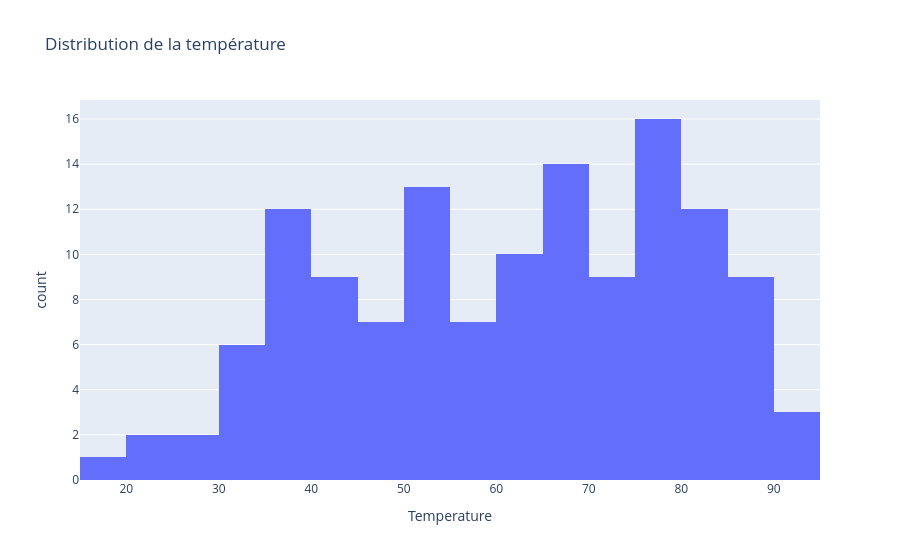

The cell this chart's notebook holds for it:
### Markdown cell above
### Température

### Code cell
px.histogram(df, x="Temperature", nbins=30,
             title="Distribution de la température")

### Figure 1 — Plotly figure (JSON) as saved in the notebook; plotly's stock layout.template omitted (floating-point values rounded to 4 significant figures; data arrays with more than 128 entries replaced by an {"elided": "..."} marker saying what was removed)
{"data": [{"bingroup": "x", "hovertemplate": "Temperature=%{x}<br>count=%{y}<extra></extra>", "legendgroup": "", "marker": {"color": "#636efa", "pattern": {"shape": ""}}, "name": "", "nbinsx": 30, "orientation": "v", "showlegend": false, "type": "histogram", "x": {"elided": "150 float values"}, "xaxis": "x", "yaxis": "y"}], "layout": {"barmode": "relative", "legend": {"tracegroupgap": 0}, "title": {"text": "Distribution de la température"}, "xaxis": {"anchor": "y", "domain": [0, 1], "title": {"text": "Temperature"}}, "yaxis": {"anchor": "x", "domain": [0, 1], "title": {"text": "count"}}}}
